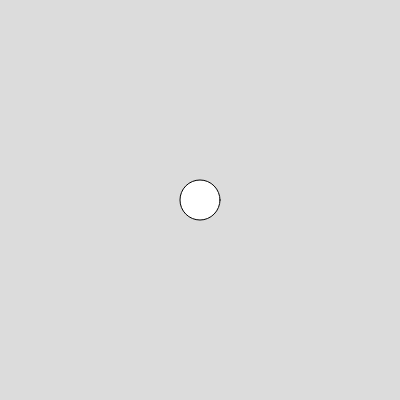
Frame 1 (no input)
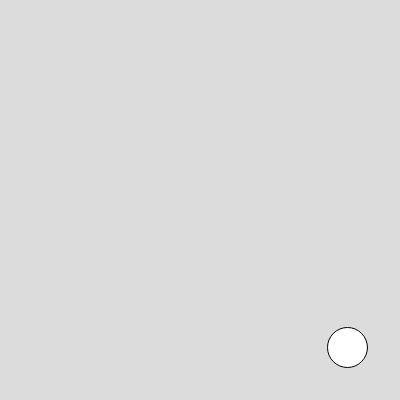
Frame 60 (no input)
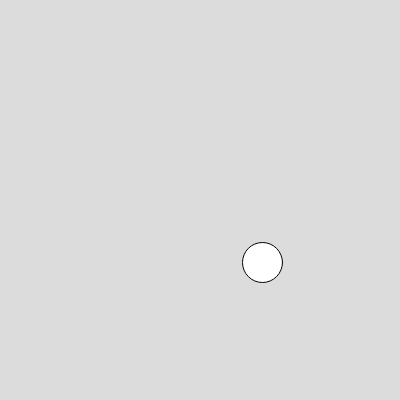
Frame 120 (the mouse pressed at the canvas centre since frame 60)

The p5.js sketch that drew these frames (run headless with seeded random() and noise() and a simulated clock; from frame 60 on, the mouse is pressed at the canvas centre):

// p5.js sketch
// ── sketch.js
// Global constants.
const CANVAS_W = 400;
const CANVAS_H = 400;

const BALL_W = 40;
const BALL_H = 40;

const SPEED = 2.5;

// Global state.
var x_pos = CANVAS_W / 2; // Position of the ball.
var y_pos = CANVAS_H / 2;

var v_dir = 1; // Directions of the ball.
var h_dir = 1;

// Logic.
function setup() {
    createCanvas(CANVAS_W, CANVAS_H);
}

function draw() {
    // Draw all graphics.
    drawGraphics();

    // Advance the positon.
    advancePosition();

    // Change horizontal direction at boundary.
    checkHoriBoundaries();

    // Change vertical direction at boundary.
    checkVertBoundaries();

    // Change directions on key presses.
    checkKeys();
}

function drawGraphics() {
    // Clear the background and draw the ball.

    background(220);
    ellipse(x_pos, y_pos, BALL_W, BALL_H);
}

function advancePosition() {
    // Advance the position of the ball based set directions.

    x_pos = x_pos + h_dir * SPEED;
    y_pos = y_pos + v_dir * SPEED;
}

function checkKeys() {
    // Change direction movement based on which key is pressed.

    if(keyIsDown(65)) { // 'a', left.
        h_dir = -1;
    } else if (keyIsDown(68)) { // 'd', right.
        h_dir = 1;
    } else if (keyIsDown(87)) { // 'w', up.
        v_dir = -1;
    } else if (keyIsDown(83)) { // 's', down.
        v_dir = 1;
    }
}

function checkHoriBoundaries() {
    // If the ball intersects either of the vertical boundaries,
    // reverse its movement.

    if(x_pos >= (CANVAS_W - BALL_W/2))
        h_dir = -1;
    else if (x_pos <= BALL_W/2)
        h_dir = 1;
}

function checkVertBoundaries() {
    // If the ball intersects either of the horizontal boundaries,
    // reverse its movement.

    if(y_pos >= (CANVAS_H - BALL_W/2))
        v_dir = -1;
    else if (y_pos <= BALL_W/2)
        v_dir = 1;
}

// ── falling.html
<!DOCTYPE html>
<html lang="">
    <head>
        <meta charset="utf-8">
        <meta name="viewport" content="width=device-width, initial-scale=1.0">

        <title>p5.js example</title>

        <style>
        body {
            padding: 0;
            margin: 0;
        }
        </style>

        <script src="../Lib/p5.min.js"></script>
        <script src="sketch.js"></script>
    </head>

    <body>
        <center>
            <main>
            </main>

            <p>Please use WASD keys to control the movement of the ball.</p>
        </center>
    </body>

</html>
